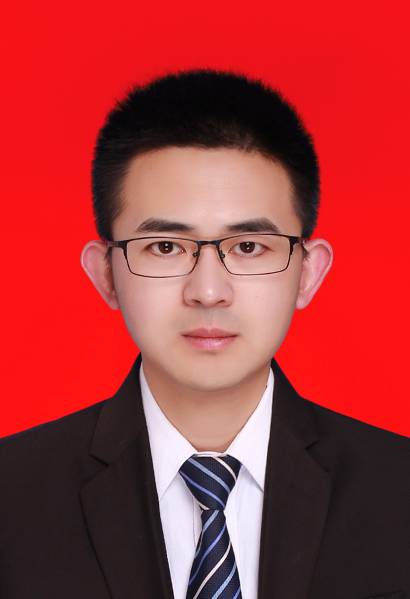
#> input picture huilir.jpg, 819 x 1197 px, found by its file name (shown at 1/2 size)
$ python resize_img.py
#> lines starting #> are read from the running program, lines starting #| are printed output that depends on the picture
import cv2


img = cv2.imread(r"C:\Users\huili\Desktop\Deeplearning_Python_DEMO\huilir.jpg")
#> img is the input picture: shape (1197, 819, 3); mean B, G, R 56.7, 55.1, 165.6
# dst = img[120:360, 160:480]
dst = cv2.resize(img, (354, 472))
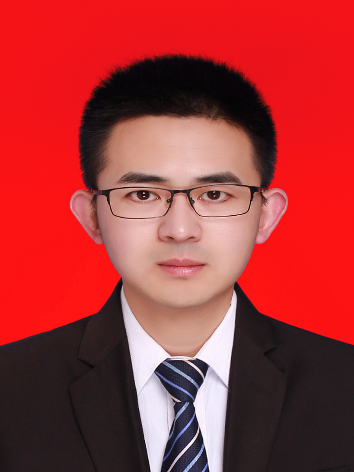
#> dst: shape (472, 354, 3); mean B, G, R 56.6, 55, 165.5
cv2.imwrite('p.jpg', dst)

$ run again, with 0011_apple.jpg copied over huilir.jpg
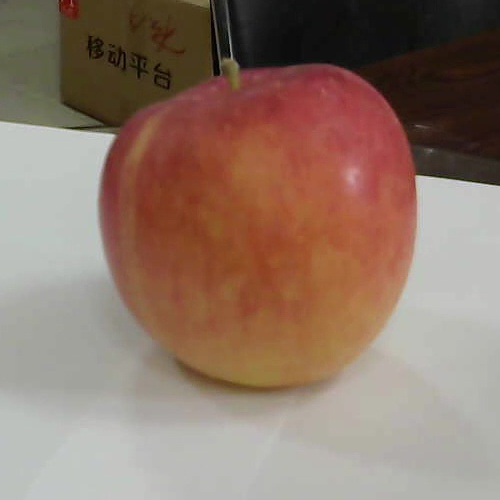
#> input picture 0011_apple.jpg, 500 x 500 px, found by its file name
#> img is the input picture: shape (500, 500, 3); mean B, G, R 104.5, 118.2, 142
#> `dst = cv2.resize(img, (354, 472))`:
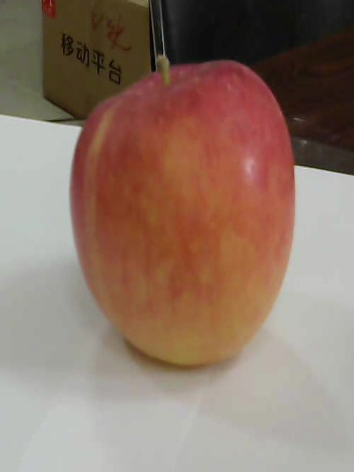
#> dst: shape (472, 354, 3); mean B, G, R 104.4, 118.1, 142
